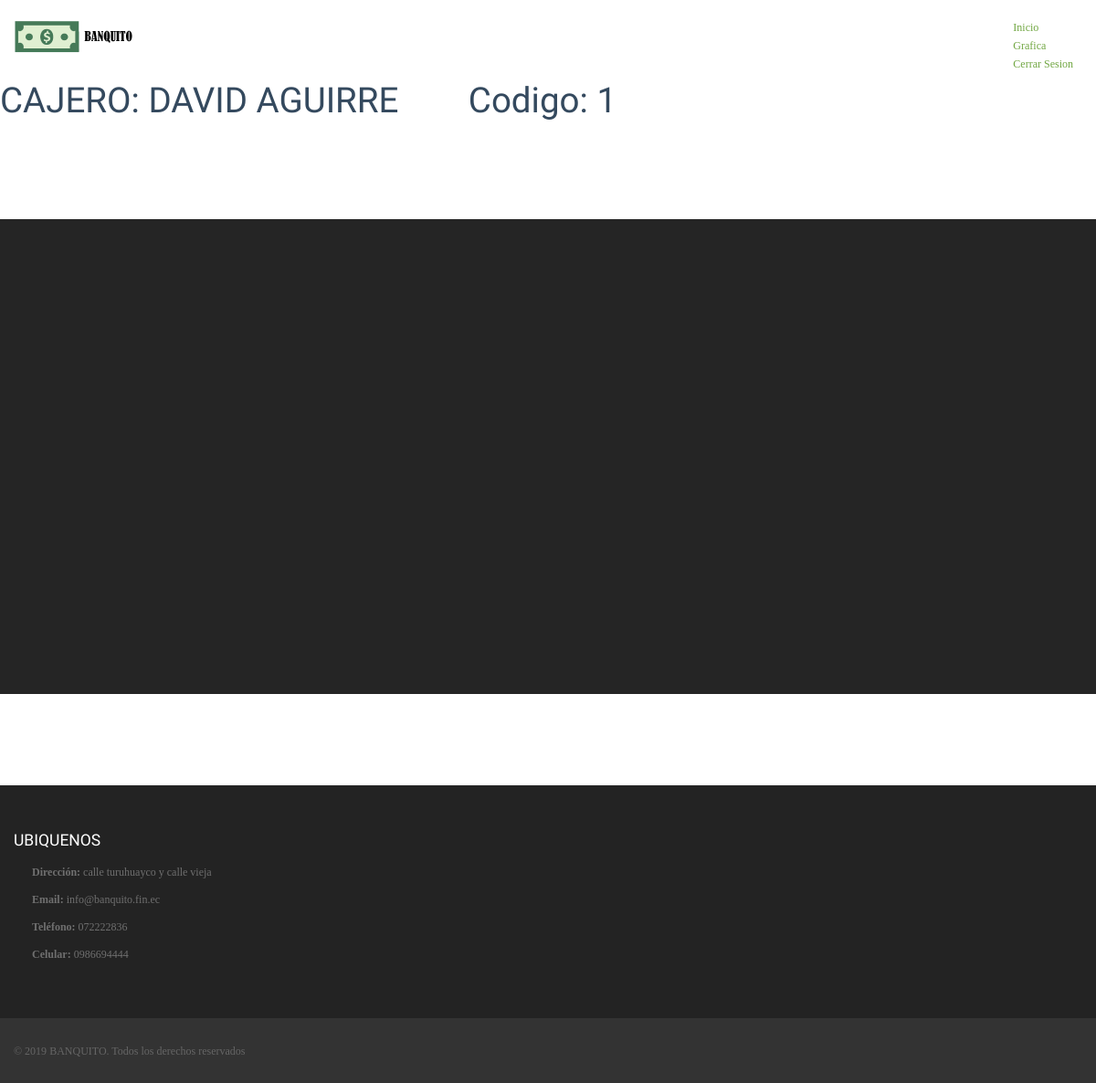
Page /admin/vista/empleado/pastel.php (signed in) on the committed database.
### tables this page shows
CREATE TABLE `bv_empleado` (
  `emp_id` int(11) NOT NULL,
  `emp_cargo` varchar(50) NOT NULL,
  `emp_persona` int(11) NOT NULL
);

CREATE TABLE `bv_persona` (
  `per_id` int(11) NOT NULL,
  `per_cedula` varchar(10) NOT NULL,
  `per_nombre` varchar(200) NOT NULL,
  `per_apellido` varchar(200) NOT NULL,
  `per_direccion` varchar(200) NOT NULL,
  `per_telefono` varchar(10) NOT NULL,
  `per_fecha_nac` date NOT NULL,
  `per_correo` varchar(100) NOT NULL,
  `per_estado_civil` varchar(100) NOT NULL,
  `per_sexo` varchar(50) NOT NULL,
  `per_rol` varchar(50) NOT NULL,
  `per_password` varchar(100) NOT NULL COMMENT ' 	'
);

### admin/vista/empleado/pastel.php (the view, shortened to what this page needs)
<?php
$codigoui = $_SESSION['cod'];
$usurol = $_SESSION['rol'];
if ($usurol == 'empleado') {
?>
    <!DOCTYPE html>
    <html class="no-js">
    <?php
    include '../../../config/conexionBD.php';
    $sqlu = "SELECT * FROM bv_persona WHERE per_id='$codigoui';";
    $resultu = $conn->query($sqlu);
    $row = $resultu->fetch_assoc();
    $nombres = $row["per_nombre"];
    $apellidos = $row["per_apellido"];
    $sqluu = "SELECT * FROM bv_empleado WHERE emp_persona='$codigoui';";
    $resultuu = $conn->query($sqluu);
    $row = $resultuu->fetch_assoc();
    $codigoempleado = $row["emp_id"];
    $rol = $row["emp_cargo"];
    echo "<h1>" . $rol . ": " . $nombres . " " . $apellidos . "&nbsp;&nbsp;&nbsp;&nbsp;&nbsp;&nbsp;&nbsp;&nbsp;Codigo: " . $codigoempleado . "</h1>";
    ?>
    <head runat="server">
        <link rel="stylesheet" href="../../../css/bootstrap.min.css">
        <link rel="stylesheet" href="../../../css/bootstrap-responsive.min.css">
        <link rel="stylesheet" href="../../../css/font-awesome.min.css">
        <link rel="stylesheet" href="../../../css/main.css">
        <link rel="stylesheet" href="../../../css/sl-slide.css">
        <link rel="stylesheet" href="../../../css/img-efect.css">
        <link rel="stylesheet" href="../../../css/accordion.css">
        <link rel="stylesheet" href="../../../css/social.css">
        <link rel="stylesheet" href="../../../css/social.css">
    </head>
    <body oncontextmenu="return false" style="background-color: #fff">
        <header class="navbar navbar-fixed-top">
            <div class="navbar-inner">
                <div class="container">
                    <a id="logo" class="pull-left" href="index.html"></a>
                    <div class="nav-collapse collapse pull-right">
                        <ul class="nav">
                            <li"><a href="indexjc.php">Inicio</a></li>
                            <li class="active"><a href="pastel.php?>">Grafica</a></li>
                            <li><a href="../../../config/cerrarSesion.php">Cerrar Sesion</a></li>
                        </ul>
                    </div>
                </div>
            </div>
        </header>
        <br>
        <br>
        <br>
        <br>
        <br>
        <section id="services" style="text-align: center">
            <form id="frmChart" runat="server">
                <div>
                    <div id="pie-chart" style="min-width: 310px; height: 400px; max-width: 600px; margin: 0 auto"></div>
                </div>
            </form>
        </section>
        <br>
        <br>
        <br>
        <br>
        <br>
        <section id="bottom" class="main">
            <div class="container">
                <div class="row-fluid">
                    <div class="span7">
                        <h4>UBIQUENOS</h4>
                        <ul class="unstyled address">
                            <li>
                                <i class="icon-home"></i><strong>Dirección:</strong> calle turuhuayco y calle vieja<br>
                            </li>
                            <li>
                                <i class="icon-envelope"></i>
                                <strong>Email: </strong> info@banquito.fin.ec
                            </li>
                            <li>
                                <i class="icon-phone"></i>
                                <strong>Teléfono:</strong> 072222836
                            </li>
                            <li>
                                <i class="icon-phone"></i>
                                <strong>Celular:</strong> 0986694444
                            </li>
                        </ul>
                    </div>
                </div>
            </div>
        </section>
        <footer id="footer">
            <div class="container">
                <div class="row-fluid">
                    <div class="span5 cp">
                        &copy; 2019 <a target="_blank" href="#" title="Free Twitter Bootstrap WordPress Themes and HTML templates">BANQUITO</a>. Todos los derechos reservados
                    </div>
                </div>
            </div>
        </footer>
    </body>
    </html>
<?php
} else {
    header("Location: /examen/public/vista/login.html");
}
?>

### css/main.css (style rules this page uses)
body { padding-top: 80px; font-size: 12px; color: #34495e; background: #f5f5f5 }
body h1, body h2, body h3, body h4, body .created { font-family: "Fjalla One"; font-weight: normal }
body h3, body h4 { margin-top: 0 }
a { color: #70a641; -webkit-transition: 300ms; -moz-transition: 300ms; -o-transition: 300ms; transition: 300ms }
body>section { padding: 50px 0 }
header.navbar .navbar-inner { background: #fff!important; border: 0; -webkit-box-shadow: none; -moz-box-shadow: none; box-shadow: none }
header #logo { width: 220px; height: 80px; background: url(../images/logo.png) no-repeat 0 50% }
header.navbar { margin-bottom: 0 }
header.navbar .nav { margin-top: 20px }
#services { background: #252525; color: #999 }
#bottom { background: #232323; color: #6f6f6f }
#bottom h4 { margin-top: 0; margin-bottom: 15px }
#bottom h1, #bottom h2, #bottom h3, #bottom h4, #bottom h5, #bottom h6 { color: #fff }
#bottom ul.address>li { position: relative; padding-left: 20px; margin-top: 10px }
#bottom ul.address>li:first-child { margin-top: 0 }
#bottom ul.address>li>i { position: absolute; top: 3px; left: 0 }
#footer { background: #333; padding-top: 15px; padding-bottom: 15px; color: #666 }
#footer a { color: #666 }
#footer .cp { margin-top: 11px }

### css/sl-slide.css (style rules this page uses)
body { margin: 0; }

### admin/vista/empleado/pastel.php (style rules this page uses)
body { font-family: Verdana; }

### rows in the picture
bv_empleado: emp_cargo "CAJERO", emp_id "1"
bv_persona: per_nombre "DAVID", per_apellido "AGUIRRE"
